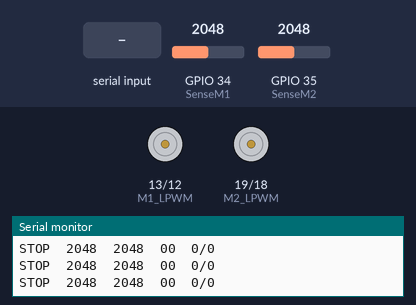
The sketch below on a simulated ESP32. Parts: motor-driver pin pairs drawn as motors (green arrow = first pin HIGH = forward, orange = second pin HIGH = backward, longer = more drive), the last lines printed to the serial monitor. The inputs (shaded band) are chosen by the test bench; at power-on: GPIO 34 (SenseM1) = 2048, GPIO 35 (SenseM2) = 2048.

Above: at 1.2 s.
1.3 s: "1F\n" received over Serial
At 1.41 s:
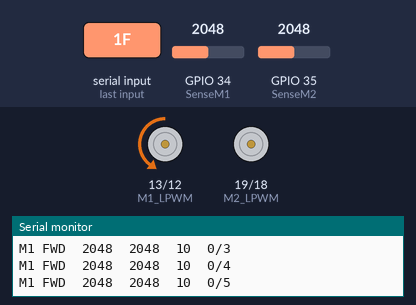
3.0 s: "1R\n" received over Serial
At 3.11 s:
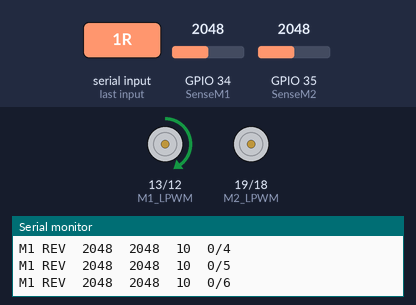
4.7 s: "BF\n" received over Serial
At 4.81 s:
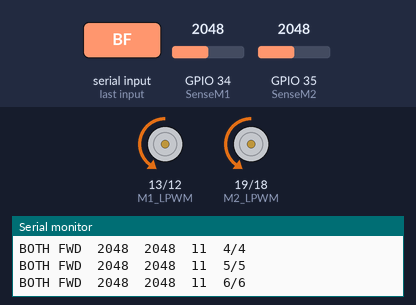
6.4 s: "BR\n" received over Serial
At 6.51 s:
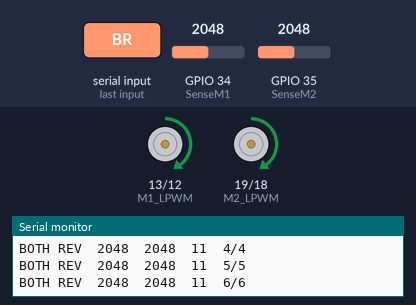
8.1 s: "2F\n" received over Serial
At 8.21 s:
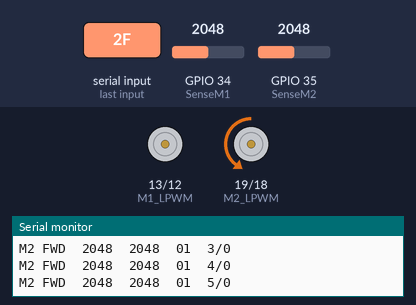
9.8 s: "2R\n" received over Serial
At 9.92 s:
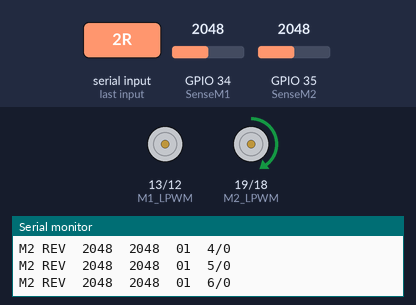
Timing chart, 0 to 12.5 s (numbered marks = the images above; inputs shaded):
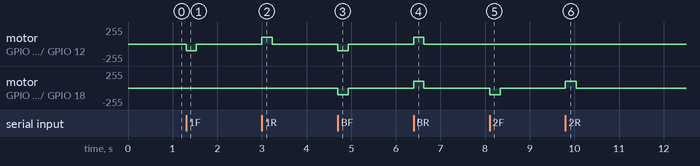

Measured:
- after the input at 1.3 s, motor on GPIO 13 (M1_LPWM) / GPIO 12 (M1_RPWM): stopped → backward 100/255 at once, → stopped 0.23 s later
- after the input at 3.0 s, motor on GPIO 13 (M1_LPWM) / GPIO 12 (M1_RPWM): stopped → forward 100/255 at once, → stopped 0.23 s later
- after the input at 4.7 s, motor on GPIO 13 (M1_LPWM) / GPIO 12 (M1_RPWM), motor on GPIO 19 (M2_LPWM) / GPIO 18 (M2_RPWM): stopped → backward 100/255 at once, → stopped 0.23 s later
- after the input at 6.4 s, motor on GPIO 13 (M1_LPWM) / GPIO 12 (M1_RPWM), motor on GPIO 19 (M2_LPWM) / GPIO 18 (M2_RPWM): stopped → forward 100/255 at once, → stopped 0.23 s later
- after the input at 8.1 s, motor on GPIO 19 (M2_LPWM) / GPIO 18 (M2_RPWM): stopped → backward 100/255 at once, → stopped 0.24 s later
- after the input at 9.8 s, motor on GPIO 19 (M2_LPWM) / GPIO 18 (M2_RPWM): stopped → forward 100/255 at once, → stopped 0.24 s later

The sketch:

current_sense.ino
```cpp
/*==========================================================================
// Dual BTS7960 motor test with current protection (ESP32)
// Commands: 1F 1R 2F 2R BF BR S   (+ Enter, line ending = New Line)
//
// Protection rules:
//   - Instant trip: ignored for the first 300 ms after a command
//   - Sustained trip: needs 12 samples over the limit (~250 ms).
//     Resets after 3 consecutive samples under the limit, so scattered
//     spikes do not slowly accumulate into a false trip.
//   - Either trip stops BOTH motors
//==========================================================================*/

// ---------------- Pins ----------------
const int SenseM1 = 34; // M1 current sense
const int SenseM2 = 35; // M2 current sense

const int M1_RPWM = 12; // M1 forward
const int M1_LPWM = 13; // M1 reverse
const int M2_RPWM = 18; // M2 forward
const int M2_LPWM = 19; // M2 reverse

// ---------------- PWM ----------------
const uint32_t PWM_FREQ = 20000;
const uint8_t PWM_BITS = 8;
const int DUTY = 100; // 0-255

// ---------------- Protection settings ----------------
const float SENSE_R = 1000.0; // ohms
const float K_ILIS = 8500.0;  // BTS7960 mirror ratio
const float ADC_FS_V = 3.1;   // ADC full scale volts

const float SUSTAIN_AMPS = 1.5;  // sustained limit  -> ~90 counts
const float INSTANT_AMPS = 45.0; // instant limit
const int SUSTAIN_MS = 250;      // how long sustained limit must be exceeded
const int GRACE_MS = 300;        // instant trip ignored this long after start
const int SAMPLE_MS = 20;        // how often we check

const int SUSTAIN_SAMPLES = SUSTAIN_MS / SAMPLE_MS; // 12 samples
const int CLEAR_SAMPLES = 3;                        // under-limit samples needed to reset

// ---------------- State ----------------
bool m1On = false;
bool m2On = false;
unsigned long commandTime = 0;
unsigned long lastSample = 0;
String mode = "STOP";

int m1OverCount = 0;
int m2OverCount = 0;
int m1UnderRun = 0;
int m2UnderRun = 0;

int sustainCounts;
int instantCounts;

// ---------------- Motor control ----------------
void motor1(int fwd, int rev)
{
    ledcWrite(M1_RPWM, fwd);
    ledcWrite(M1_LPWM, rev);
}
void motor2(int fwd, int rev)
{
    ledcWrite(M2_RPWM, fwd);
    ledcWrite(M2_LPWM, rev);
}

void stopAll()
{
    motor1(0, 0);
    motor2(0, 0);
    m1On = false;
    m2On = false;
    m1OverCount = 0;
    m2OverCount = 0;
    m1UnderRun = 0;
    m2UnderRun = 0;
}

// ---------------- Convert amps to ADC counts ----------------
int ampsToCounts(float amps)
{
    float volts = amps * (SENSE_R / K_ILIS) * (DUTY / 255.0);
    int counts = volts * 4095.0 / ADC_FS_V;
    if (counts > 4090)
        counts = 4090;
    return counts;
}

// ---------------- Protection ----------------
void checkProtection(int c1, int c2)
{

    if (!m1On && !m2On)
        return;

    bool pastGrace = (millis() - commandTime >= GRACE_MS);

    // ---- Instant trip - ignored for the first 300 ms ----
    if (pastGrace)
    {
        if (m1On && c1 >= instantCounts)
        {
            Serial.print("INSTANT TRIP - M1 counts=");
            Serial.println(c1);
            stopAll();
            mode = "TRIPPED (M1 instant)";
            return;
        }
        if (m2On && c2 >= instantCounts)
        {
            Serial.print("INSTANT TRIP - M2 counts=");
            Serial.println(c2);
            stopAll();
            mode = "TRIPPED (M2 instant)";
            return;
        }
    }

    // ---- Sustained trip ----
    if (m1On)
    {
        if (c1 >= sustainCounts)
        {
            m1OverCount++;
            m1UnderRun = 0;
            if (m1OverCount >= SUSTAIN_SAMPLES)
            {
                Serial.print("SUSTAINED TRIP - M1 counts=");
                Serial.println(c1);
                stopAll();
                mode = "TRIPPED (M1 sustained)";
                return;
            }
        }
        else
        {
            m1UnderRun++;
            if (m1UnderRun >= CLEAR_SAMPLES)
            {
                m1OverCount = 0;
                m1UnderRun = 0;
            }
        }
    }

    if (m2On)
    {
        if (c2 >= sustainCounts)
        {
            m2OverCount++;
            m2UnderRun = 0;
            if (m2OverCount >= SUSTAIN_SAMPLES)
            {
                Serial.print("SUSTAINED TRIP - M2 counts=");
                Serial.println(c2);
                stopAll();
                mode = "TRIPPED (M2 sustained)";
                return;
            }
        }
        else
        {
            m2UnderRun++;
            if (m2UnderRun >= CLEAR_SAMPLES)
            {
                m2OverCount = 0;
                m2UnderRun = 0;
            }
        }
    }
}

// ---------------- Commands ----------------
void runCommand(String cmd)
{
    cmd.trim();
    cmd.toUpperCase();

    stopAll();

    if (cmd == "1F")
    {
        motor1(DUTY, 0);
        m1On = true;
        mode = "M1 FWD";
    }
    else if (cmd == "1R")
    {
        motor1(0, DUTY);
        m1On = true;
        mode = "M1 REV";
    }
    else if (cmd == "2F")
    {
        motor2(DUTY, 0);
        m2On = true;
        mode = "M2 FWD";
    }
    else if (cmd == "2R")
    {
        motor2(0, DUTY);
        m2On = true;
        mode = "M2 REV";
    }
    else if (cmd == "BF")
    {
        motor1(DUTY, 0);
        motor2(DUTY, 0);
        m1On = true;
        m2On = true;
        mode = "BOTH FWD";
    }
    else if (cmd == "BR")
    {
        motor1(0, DUTY);
        motor2(0, DUTY);
        m1On = true;
        m2On = true;
        mode = "BOTH REV";
    }
    else if (cmd == "S")
    {
        mode = "STOP";
    }
    else
    {
        Serial.println("Unknown. Use: 1F 1R 2F 2R BF BR S");
        return;
    }

    commandTime = millis();
    Serial.print(">> ");
    Serial.println(mode);
}

// ---------------- Setup ----------------
void setup()
{
    Serial.begin(115200);

    ledcAttach(M1_RPWM, PWM_FREQ, PWM_BITS);
    ledcAttach(M1_LPWM, PWM_FREQ, PWM_BITS);
    ledcAttach(M2_RPWM, PWM_FREQ, PWM_BITS);
    ledcAttach(M2_LPWM, PWM_FREQ, PWM_BITS);

    stopAll();

    sustainCounts = ampsToCounts(SUSTAIN_AMPS);
    instantCounts = ampsToCounts(INSTANT_AMPS);

    Serial.println("Commands: 1F 1R 2F 2R BF BR S");
    Serial.print("Trip points: sustained=");
    Serial.print(sustainCounts);
    Serial.print(" counts   instant=");
    Serial.print(instantCounts);
    Serial.println(" counts");
    Serial.println("mode / M2 / M1 / on / overcounts");
}

// ---------------- Main loop ----------------
void loop()
{
    if (Serial.available())
    {
        runCommand(Serial.readStringUntil('\n'));
    }

    if (millis() - lastSample >= SAMPLE_MS)
    {
        lastSample = millis();

        int c1 = analogRead(SenseM1);
        int c2 = analogRead(SenseM2);

        checkProtection(c1, c2);

        Serial.print(mode);
        Serial.print("\t");
        Serial.print(c2);
        Serial.print("\t");
        Serial.print(c1);
        Serial.print("\t");
        Serial.print(m1On);
        Serial.print(m2On);
        Serial.print("\t");
        Serial.print(m2OverCount);
        Serial.print("/");
        Serial.println(m1OverCount);
    }
}
```
